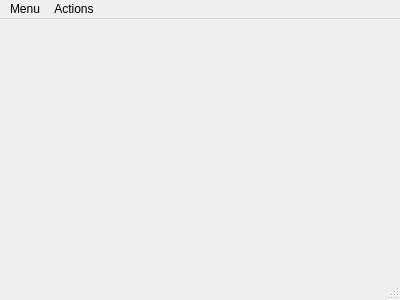
<?xml version="1.0" encoding="UTF-8"?>
<ui version="4.0">
 <class>Game</class>
 <widget class="QMainWindow" name="Game">
  <property name="geometry">
   <rect>
    <x>0</x>
    <y>0</y>
    <width>400</width>
    <height>300</height>
   </rect>
  </property>
  <property name="windowTitle">
   <string>Game</string>
  </property>
  <widget class="QWidget" name="centralWidget"/>
  <widget class="QMenuBar" name="menuBar">
   <property name="geometry">
    <rect>
     <x>0</x>
     <y>0</y>
     <width>400</width>
     <height>21</height>
    </rect>
   </property>
   <widget class="QMenu" name="menuMenu">
    <property name="title">
     <string>Menu</string>
    </property>
    <addaction name="actionStart"/>
    <addaction name="actionCheck"/>
    <addaction name="actionExit"/>
   </widget>
   <widget class="QMenu" name="menuActions">
    <property name="title">
     <string>Actions</string>
    </property>
    <addaction name="actionSave"/>
    <addaction name="actionLoad"/>
    <addaction name="separator"/>
    <addaction name="actionShow_Answer"/>
   </widget>
   <addaction name="menuMenu"/>
   <addaction name="menuActions"/>
  </widget>
  <widget class="QStatusBar" name="statusBar"/>
  <action name="actionStart">
   <property name="text">
    <string>Start</string>
   </property>
  </action>
  <action name="actionCheck">
   <property name="text">
    <string>Check</string>
   </property>
  </action>
  <action name="actionExit">
   <property name="text">
    <string>Exit</string>
   </property>
  </action>
  <action name="actionSave">
   <property name="text">
    <string>Save</string>
   </property>
  </action>
  <action name="actionLoad">
   <property name="text">
    <string>Load</string>
   </property>
  </action>
  <action name="actionShow_Answer">
   <property name="text">
    <string>Show Answer</string>
   </property>
  </action>
 </widget>
 <layoutdefault spacing="6" margin="11"/>
 <resources/>
 <connections/>
</ui>
